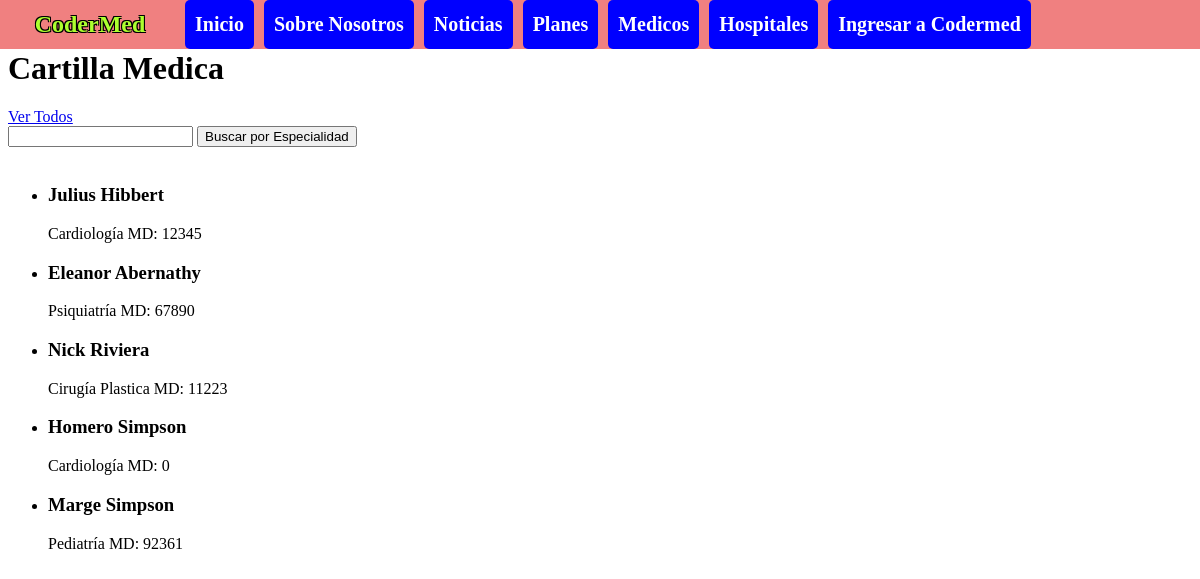
Before: /os/cartilla/ with the older database file.
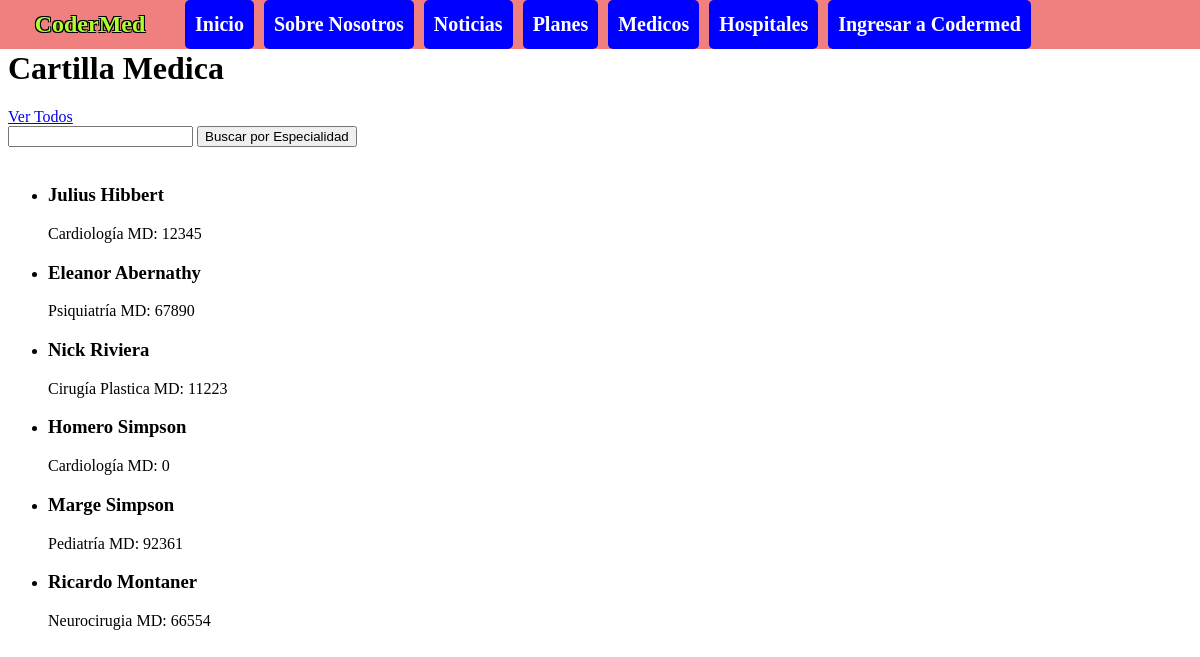
After: the same page with the newer database file.
### obra_social/models.py (models this page shows, shortened)
class Especialista(models.Model):
    nombre=models.CharField(max_length=100)
    apellido=models.CharField(max_length=100)
    especialidad=models.CharField(max_length=100)
    matricula=models.IntegerField()

### obra_social/views.py (the view)
# urls.py: path("cartilla/",lista_medicos, name="cartilla"),
def lista_medicos(request):
    contexto = {
        "medicos": Especialista.objects.all()
    }
    http_response = render(
        request=request,
        template_name='obra_social/cartilla.html',
        context=contexto
    )
    return http_response

### obra_social/templates/obra_social/cartilla.html (shortened to what this page needs)
{% extends "base.html" %}
{% block contenido %}
    <h1>Cartilla Medica</h1>
    <a href="{% url 'especialista' %}">Ver Todos</a>
    <br>
    <form action="{% url 'especialista' %}" method="post">
        <input type="text" name="busqueda" value="{{ busqueda_form }}">
        <input type="submit" value="Buscar por Especialidad">
    </form>
    <br>
    <ul>
        {% for medico in medicos %}
            <li>
                <h3>{{ medico.nombre }} {{ medico.apellido }}</h3>
                {{ medico.especialidad }}
                MD: {{ medico.matricula }}
            </li>
        {% endfor %}
    </ul>
{% endblock contenido %}

### templates_base/base.html (shortened to what this page needs)
<!DOCTYPE html>
<html lang="en">
    <head>
        {% load static %}
        <link href="{% static 'css/styles.css' %}" rel="stylesheet">
    </head>
    <body>
        <nav>
            <div class="logo">CoderMed</div>
            <div class="navbar">
                <a href="{%url 'index'%}">Inicio</a>
                <a href="{%url 'about'%}">Sobre Nosotros</a>
                <a href="{%url 'pages'%}">Noticias</a>
                <a href="{%url 'planes'%}">Planes</a>
                <a href="{%url 'cartilla'%}">Medicos</a>
                <a href="{%url 'hospitales'%}">Hospitales</a>
                {% if user.is_authenticated %}
                <a href="{%url 'formularios'%}">Formularios CoderMed</a>
                <a href="{%url 'usuarios'%}">Mi Usuario</a>
                {% else %}
                <a href="{%url 'usuarios'%}">Ingresar a Codermed</a>
                {% endif%}
            </div>
        </nav>
        <div class="block">
            {% block contenido %}
            {% endblock contenido %}
        </div>
    </body>
</html>

### static/css/styles.css (style rules this page uses)
nav { background-color: lightcoral; position: fixed; top: 0; right: 0; width: 100%; display: grid; grid-template-columns: 15% 85%; grid-template-areas: "logo navbar"; }
.logo { display: flex; align-items: center; justify-content: center; color: greenyellow; text-shadow: -1px -1px 0 black, 1px -1px 0 black, -1px 1px 0 black, 1px 1px 0 black; font-size: 18pt; font-weight: bolder; }
.navbar { display: flex; }
.navbar a { text-decoration: none; background-color: blue; color: white; font-size: 15pt; font-weight: bold; display: block; padding: 13px 10px; border-radius: 5px; margin-left: 5px; margin-right: 5px; }
.block { margin-top: 50px; }

Changed rows visible on the page:
added Especialista: nombre "Ricardo", apellido "Montaner", especialidad "Neurocirugia", matricula "66554"
